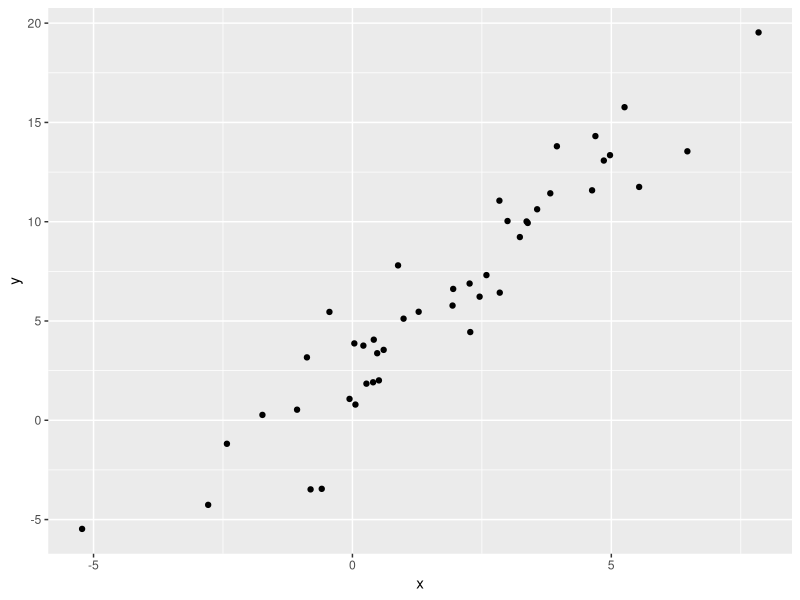
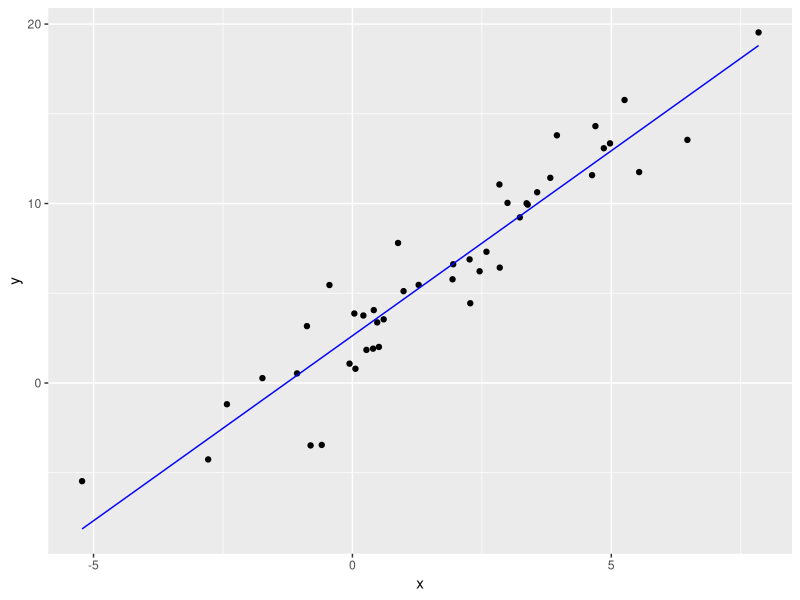
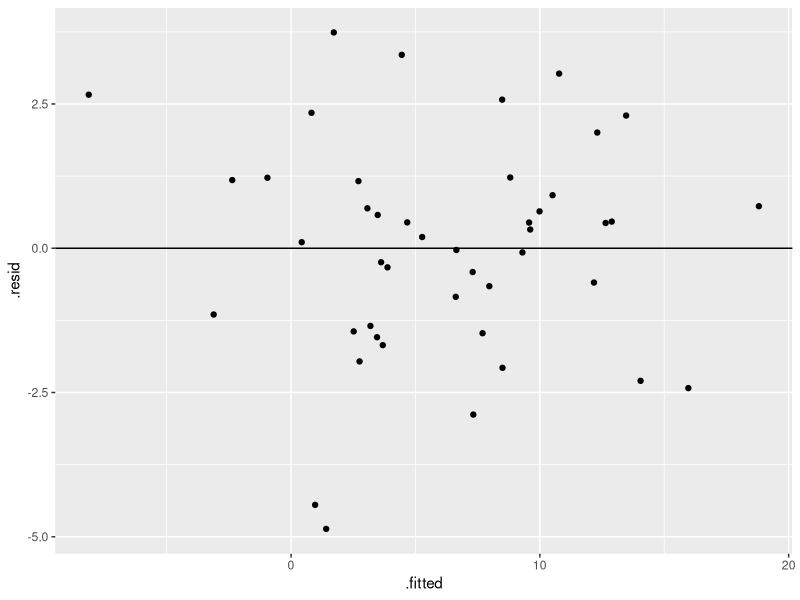
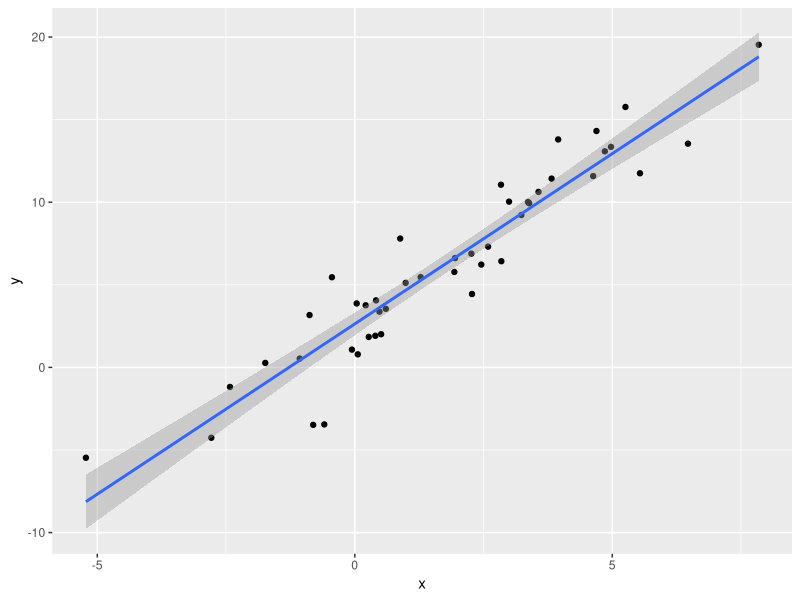

Write the R code that produced these figures, in order. (Note: this script raises an error after producing the figures.)
## ---- chunk 1
library(tidyverse)
library(broom)
library(caret)
library(boot)
## ---- chunk 2
linear_df <- data.frame(x=rnorm(45,mean=2,sd=3.5))
linear_df <- linear_df %>% mutate(y=2*x+3+rnorm(45,sd=2))
linear_df %>% ggplot(aes(x=x,y=y)) + geom_point()
## ---- chunk 3
return_rss <- function(coeffs,data=linear_df){
  m <- coeffs[2]
  b <- coeffs[1]
  y_hat <- m*linear_df$x + b
  rss <- sum((linear_df$y - y_hat)^2)
}
## ---- chunk 4
(return_rss(c(2.812191,1.848551)))
## ---- chunk 5
optim(c(1,1),return_rss)$par
## ---- chunk 6
lm_fit <- lm(y~x,data=linear_df)
## ---- chunk 7
coefficients(lm_fit)
## ---- chunk 8
tidy(lm_fit)
## ---- chunk 9
glance(lm_fit)
## ---- chunk 10
lm_fit_aug <- augment(lm_fit)
head(lm_fit_aug)
## ---- chunk 11
sum(lm_fit_aug$.resid^2)
## ---- chunk 12
sum((lm_fit_aug$.resid)^2)
## ---- chunk 13
(return_rss(coefficients(lm_fit)))
## ---- chunk 14
lm_fit_aug %>% ggplot() + 
  geom_point(aes(x=x,y=y)) + 
  geom_line(aes(x=x,y=.fitted),color="blue")
## ---- chunk 15
lm_fit_aug %>% ggplot(aes(x=.fitted,y=.resid)) + 
  geom_point() + 
  geom_hline(yintercept = 0)
## ---- chunk 16
linear_df %>% ggplot(aes(x=x,y=y)) + geom_point() + 
  geom_smooth(method="lm")
## ---- chunk 17
lm_fit_aug %>% ggplot(aes(x=x,y=y)) + 
  geom_line(aes(x=x,y=.fitted-2*.se.fit)) + 
  geom_line(aes(x=x,y=.fitted+2*.se.fit)) + 
  geom_ribbon(aes(ymin = .fitted-2*.se.fit, ymax = .fitted+2*.se.fit), fill = "grey70") + 
  geom_point(aes(x=x,y=y)) + 
  geom_line(aes(x=x,y=.fitted),color="blue")
## ---- chunk 18
(y_hat_pred<-predict(lm_fit,new=data.frame(x=c(-5))))
## ---- chunk 19
lm_fit_aug %>% ggplot(aes(x=x,y=y)) + 
  geom_line(aes(x=x,y=.fitted-2*.se.fit)) + 
  geom_line(aes(x=x,y=.fitted+2*.se.fit)) + 
  geom_ribbon(aes(ymin = .fitted-2*.se.fit, ymax = .fitted+2*.se.fit), fill = "grey70") + 
  geom_point(aes(x=x,y=y)) + 
  geom_line(aes(x=x,y=.fitted),color="blue") + 
  geom_point(data=NULL,aes(x=-5,y=y_hat_pred),size=2,color="red")
## ---- chunk 20
linear_df_new <- data.frame(x=rnorm(10,mean=2,sd=3.5))
linear_df_new <- linear_df_new %>% mutate(y=2*x+3+rnorm(10,sd=2)) # generated by same process as before
y_hat_pred_more <- predict(lm_fit,new=linear_df_new) 
linear_df_new <- linear_df_new %>% mutate(pred_vals = y_hat_pred_more)
## ---- chunk 21
head(linear_df_new)
## ---- chunk 22
linear_df_new %>% pivot_longer(cols=c(y,pred_vals)) %>% 
  ggplot(aes(x=x,y=value,color=name,shape=name)) + 
  geom_point(size=2)
## ---- chunk 23
with(linear_df_new,sum((y-pred_vals)^2)/nrow(linear_df_new))
## ---- chunk 24
sum((lm_fit_aug$.resid)^2)/nrow(lm_fit_aug)
## ---- chunk 25
N <- 5000

boot_fit <- function(data,id){
  resamp_df <- data[id, ]
  re_fit <- lm(y~x,data=resamp_df)
  predict(re_fit,data)
}

boot_result <- boot(linear_df,boot_fit,R=N)

## ---- chunk 26
boot_se <- apply(boot_result$t, MARGIN=2, FUN = sd)
## ---- chunk 27
lm_fit_aug %>% mutate(boot_se=boot_se) %>% select(.se.fit,boot_se) %>% head()
## ---- chunk 28
lm_fit_aug <- lm_fit_aug %>% mutate(lower=.fitted-2*boot_se,upper=.fitted+2*boot_se)
lm_fit_aug %>% ggplot(aes(x=x,y=y)) + 
  geom_ribbon(aes(ymin = .fitted-2*.se.fit, ymax = .fitted+2*.se.fit), fill = "grey70") + 
  geom_point(aes(x=x,y=y)) + 
  geom_line(aes(x=x,y=.fitted),color="blue") + 
  geom_errorbar(aes(x=x,ymin=lower,ymax=upper),color="red")
## ---- chunk 29
N <- 5000

get_coefficients <- function(data,id){
  resamp_df <- data[id, ]
  re_fit <- lm(y~x,data=resamp_df)
  coefficients(re_fit)
}

boot_coeffs_result <- boot(linear_df,get_coefficients,R=N)
## ---- chunk 30
boot_coeffs_df <- as.data.frame(boot_coeffs_result$t)
names(boot_coeffs_df) <- c("b","m")
boot_coeffs_df %>% ggplot(aes(x=m)) + geom_histogram() +
  geom_vline(xintercept = boot_coeffs_result$t0['x'])
## ---- chunk 31
quantile(boot_coeffs_df$m,c(0.025,0.975))
## ---- chunk 32
tidy(lm(y~x,linear_df))
## ---- chunk 33
2.03144 + 2*c(-1,1)*0.07310169
## ---- chunk 34
N <- 5000
lm_fit_initial <- lm(y~x,linear_df)
sample_slope <- lm_fit_initial$coefficients[2]
slope_perm <- numeric(N)
for (i in 1:N){
  slope_perm[i] <- lm(y~sample(x),linear_df)$coefficients[2]
}
## ---- chunk 35
ggplot(data=NULL,mapping=aes(x=slope_perm)) + geom_histogram() + 
  geom_vline(xintercept = sample_slope)
## ---- chunk 36
sum(slope_perm >= sample_slope)/N
## ---- chunk 37
summary(lm_fit_initial)
